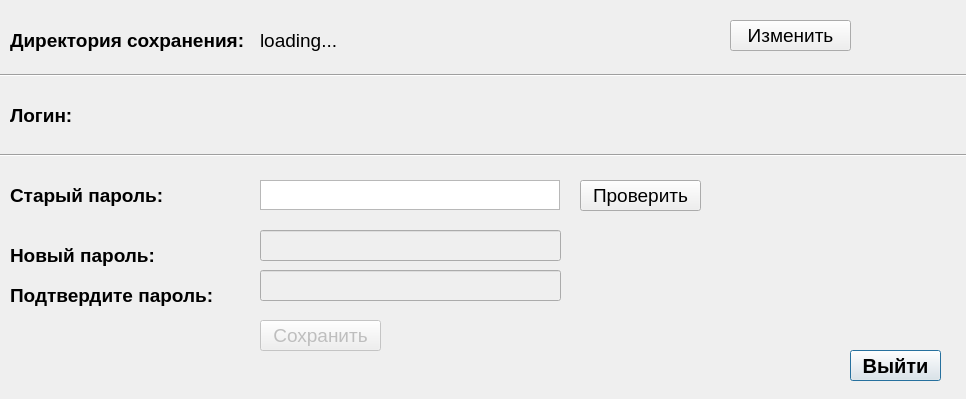
<?xml version="1.0" encoding="UTF-8"?>
<ui version="4.0">
 <class>settings</class>
 <widget class="QDialog" name="settings">
  <property name="geometry">
   <rect>
    <x>0</x>
    <y>0</y>
    <width>966</width>
    <height>399</height>
   </rect>
  </property>
  <property name="windowTitle">
   <string>Настройки</string>
  </property>
  <property name="windowIcon">
   <iconset>
    <normaloff>../../ysnp.cloud/QtClientApp/icons/project.png</normaloff>../../ysnp.cloud/QtClientApp/icons/project.png</iconset>
  </property>
  <widget class="QPushButton" name="btn_logout">
   <property name="geometry">
    <rect>
     <x>850</x>
     <y>350</y>
     <width>91</width>
     <height>31</height>
    </rect>
   </property>
   <property name="font">
    <font>
     <pointsize>15</pointsize>
     <weight>75</weight>
     <bold>true</bold>
    </font>
   </property>
   <property name="text">
    <string>Выйти</string>
   </property>
  </widget>
  <widget class="QLabel" name="label">
   <property name="geometry">
    <rect>
     <x>10</x>
     <y>20</y>
     <width>251</width>
     <height>41</height>
    </rect>
   </property>
   <property name="font">
    <font>
     <pointsize>14</pointsize>
     <weight>75</weight>
     <bold>true</bold>
    </font>
   </property>
   <property name="text">
    <string>Директория сохранения:</string>
   </property>
  </widget>
  <widget class="QLabel" name="lbl_directory">
   <property name="geometry">
    <rect>
     <x>260</x>
     <y>30</y>
     <width>451</width>
     <height>21</height>
    </rect>
   </property>
   <property name="font">
    <font>
     <pointsize>14</pointsize>
    </font>
   </property>
   <property name="text">
    <string>loading...</string>
   </property>
  </widget>
  <widget class="QPushButton" name="btn_changeDirectory">
   <property name="geometry">
    <rect>
     <x>730</x>
     <y>20</y>
     <width>121</width>
     <height>31</height>
    </rect>
   </property>
   <property name="font">
    <font>
     <pointsize>14</pointsize>
    </font>
   </property>
   <property name="text">
    <string>Изменить</string>
   </property>
  </widget>
  <widget class="QLabel" name="label_2">
   <property name="geometry">
    <rect>
     <x>10</x>
     <y>100</y>
     <width>231</width>
     <height>31</height>
    </rect>
   </property>
   <property name="font">
    <font>
     <pointsize>14</pointsize>
     <weight>75</weight>
     <bold>true</bold>
    </font>
   </property>
   <property name="text">
    <string>Логин:</string>
   </property>
  </widget>
  <widget class="QLabel" name="txt_login">
   <property name="geometry">
    <rect>
     <x>260</x>
     <y>100</y>
     <width>300</width>
     <height>30</height>
    </rect>
   </property>
   <property name="minimumSize">
    <size>
     <width>300</width>
     <height>30</height>
    </size>
   </property>
   <property name="maximumSize">
    <size>
     <width>300</width>
     <height>30</height>
    </size>
   </property>
   <property name="font">
    <font>
     <pointsize>14</pointsize>
    </font>
   </property>
  </widget>
  <widget class="QLabel" name="label_3">
   <property name="geometry">
    <rect>
     <x>10</x>
     <y>180</y>
     <width>231</width>
     <height>31</height>
    </rect>
   </property>
   <property name="font">
    <font>
     <pointsize>14</pointsize>
     <weight>75</weight>
     <bold>true</bold>
    </font>
   </property>
   <property name="text">
    <string>Старый пароль:</string>
   </property>
  </widget>
  <widget class="QPlainTextEdit" name="txt_oldPass">
   <property name="geometry">
    <rect>
     <x>260</x>
     <y>180</y>
     <width>300</width>
     <height>30</height>
    </rect>
   </property>
   <property name="minimumSize">
    <size>
     <width>300</width>
     <height>30</height>
    </size>
   </property>
   <property name="maximumSize">
    <size>
     <width>300</width>
     <height>30</height>
    </size>
   </property>
   <property name="font">
    <font>
     <pointsize>14</pointsize>
    </font>
   </property>
   <property name="verticalScrollBarPolicy">
    <enum>Qt::ScrollBarAlwaysOff</enum>
   </property>
   <property name="horizontalScrollBarPolicy">
    <enum>Qt::ScrollBarAlwaysOff</enum>
   </property>
   <property name="tabStopWidth">
    <number>0</number>
   </property>
   <property name="maximumBlockCount">
    <number>1</number>
   </property>
  </widget>
  <widget class="QLabel" name="label_4">
   <property name="geometry">
    <rect>
     <x>10</x>
     <y>240</y>
     <width>231</width>
     <height>31</height>
    </rect>
   </property>
   <property name="font">
    <font>
     <pointsize>14</pointsize>
     <weight>75</weight>
     <bold>true</bold>
    </font>
   </property>
   <property name="text">
    <string>Новый пароль:</string>
   </property>
  </widget>
  <widget class="QLabel" name="label_5">
   <property name="geometry">
    <rect>
     <x>10</x>
     <y>280</y>
     <width>231</width>
     <height>31</height>
    </rect>
   </property>
   <property name="font">
    <font>
     <pointsize>14</pointsize>
     <weight>75</weight>
     <bold>true</bold>
    </font>
   </property>
   <property name="text">
    <string>Подтвердите пароль:</string>
   </property>
  </widget>
  <widget class="QPushButton" name="btn_changePassword">
   <property name="enabled">
    <bool>false</bool>
   </property>
   <property name="geometry">
    <rect>
     <x>260</x>
     <y>320</y>
     <width>121</width>
     <height>31</height>
    </rect>
   </property>
   <property name="font">
    <font>
     <pointsize>14</pointsize>
    </font>
   </property>
   <property name="text">
    <string>Сохранить</string>
   </property>
  </widget>
  <widget class="Line" name="line">
   <property name="geometry">
    <rect>
     <x>0</x>
     <y>60</y>
     <width>981</width>
     <height>31</height>
    </rect>
   </property>
   <property name="orientation">
    <enum>Qt::Horizontal</enum>
   </property>
  </widget>
  <widget class="Line" name="line_2">
   <property name="geometry">
    <rect>
     <x>0</x>
     <y>140</y>
     <width>971</width>
     <height>31</height>
    </rect>
   </property>
   <property name="orientation">
    <enum>Qt::Horizontal</enum>
   </property>
  </widget>
  <widget class="QPushButton" name="btn_checkOldPass">
   <property name="geometry">
    <rect>
     <x>580</x>
     <y>180</y>
     <width>121</width>
     <height>31</height>
    </rect>
   </property>
   <property name="font">
    <font>
     <pointsize>14</pointsize>
    </font>
   </property>
   <property name="text">
    <string>Проверить</string>
   </property>
  </widget>
  <widget class="QLineEdit" name="txt_newPass">
   <property name="enabled">
    <bool>false</bool>
   </property>
   <property name="geometry">
    <rect>
     <x>260</x>
     <y>230</y>
     <width>301</width>
     <height>31</height>
    </rect>
   </property>
   <property name="font">
    <font>
     <pointsize>14</pointsize>
    </font>
   </property>
  </widget>
  <widget class="QLineEdit" name="txt_newPassConfirm">
   <property name="enabled">
    <bool>false</bool>
   </property>
   <property name="geometry">
    <rect>
     <x>260</x>
     <y>270</y>
     <width>301</width>
     <height>31</height>
    </rect>
   </property>
   <property name="font">
    <font>
     <pointsize>14</pointsize>
    </font>
   </property>
  </widget>
 </widget>
 <resources/>
 <connections/>
</ui>
